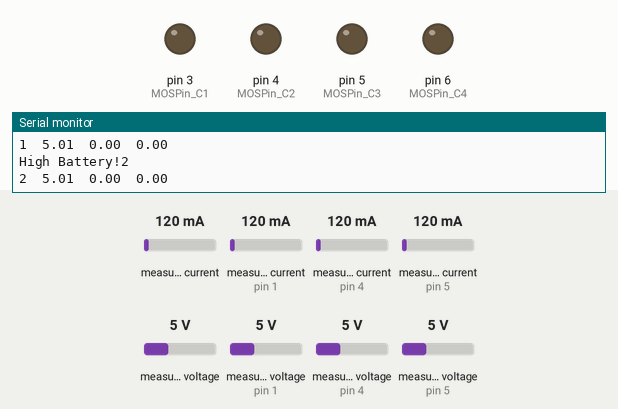
This sketch was run on a simulated Arduino Nano, built with avr-gcc and run on an emulated ATmega328P. Shown: output pins drawn as LEDs (lit = HIGH), the last lines printed to the serial monitor. The inputs (shaded band) are chosen by the test bench; at power-on: measured voltage 5 V, measured voltage (sensors on pin 1, pin 4, pin 5) 5 V, measured current 120 mA, measured current (sensors on pin 1, pin 4, pin 5) 120 mA.

Above: at 1.2 s.
1.3 s: measured voltage (sensor 0) set to 4.4 V
6.2 s: measured voltage (sensor 0) set to 4.1 V
At 11.2 s:
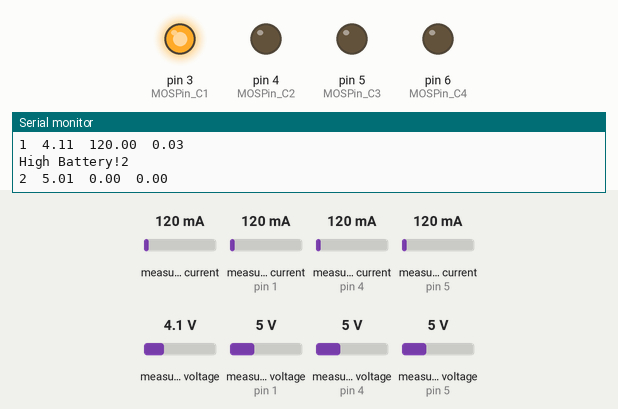
11.5 s: measured voltage (sensor on pin 1) set to 4.5 V
17.2 s: measured voltage (sensor on pin 1) set to 4 V
At 21.5 s:
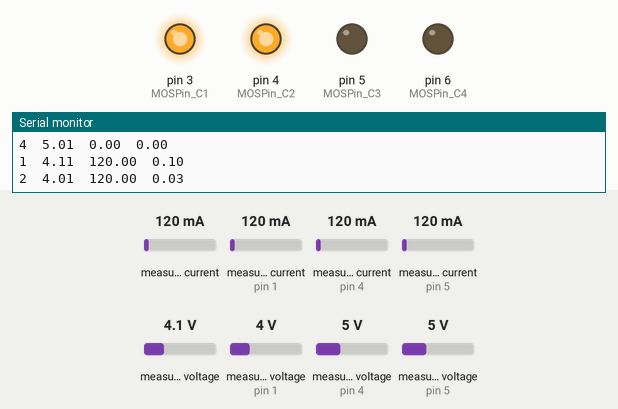
22.5 s: measured voltage (sensor on pin 4) set to 4.4 V
28.3 s: measured voltage (sensor on pin 4) set to 4 V
At 32.9 s:
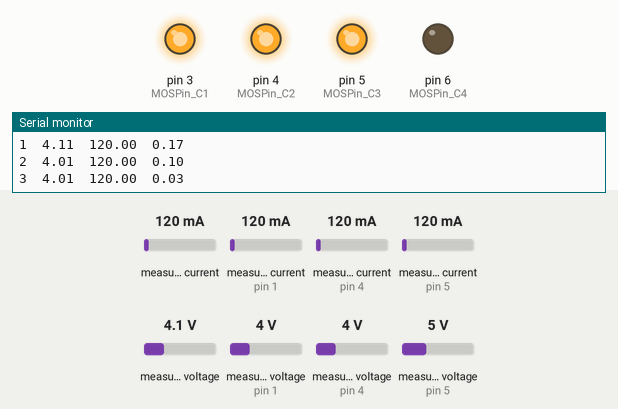
Timing chart, 0 to 34.4 s (numbered marks = the images above; inputs shaded):
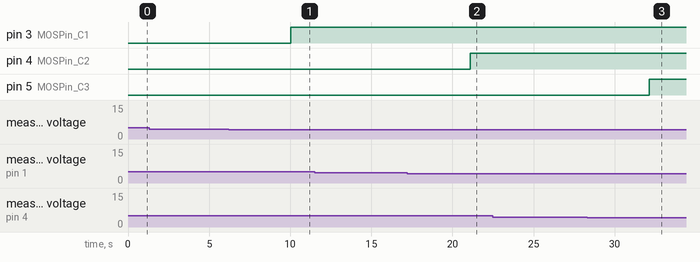

The sketch:

Resonant_BattMonitor3.ino
```cpp
#include <Wire.h>
#include <Adafruit_INA219.h>

Adafruit_INA219 ina219_C1(0x40);
Adafruit_INA219 ina219_C2(0x41);
Adafruit_INA219 ina219_C3(0x44);
Adafruit_INA219 ina219_C4(0x45);

typedef struct Cells {
  int cid;
  float busV;
  float shuntV;
  float loadV;
  float currentmA;
  float capacity = 0; //might not be necessary
  int health;
} Cell;

Cell c1;
Cell c2;
Cell c3;
Cell c4;

const int MOSPin_C1 = 3;  //pin for c1
const int MOSPin_C2 = 4;  //pin for c1
const int MOSPin_C3 = 5;  //pin for c1
const int MOSPin_C4 = 6;  //pin for c1

float T = 1.0;
float Sec2Hour = 3600.0;
float Bat_None = 0.2;
float Bat_High = 4.3;
float Bat_Low = 2.8;
float Vcc = 4.44; // Voltage of Arduino 5V pin ( Mesured by Multimeter )
unsigned long time;
int health = 0;

void setup() {

  c1.cid = 1; //TODO: not proud of hardcoding ids like this
  c2.cid = 2;
  c3.cid = 3;
  c4.cid = 4;

  pinMode(MOSPin_C1, OUTPUT);
  digitalWrite(MOSPin_C1, LOW);
  pinMode(MOSPin_C2, OUTPUT);
  digitalWrite(MOSPin_C2, LOW);
  pinMode(MOSPin_C3, OUTPUT);
  digitalWrite(MOSPin_C3, LOW);
  pinMode(MOSPin_C4, OUTPUT);
  digitalWrite(MOSPin_C4, LOW);
  Serial.begin(115200);
  ina219_C1.begin();
  ina219_C2.begin();
  ina219_C3.begin();
  ina219_C4.begin();
}

void loop(void) {

  time = millis();

 c1.health = getHealth(&c1, ina219_C1);

 if (c1.health)
    dischargeCell(&c1, MOSPin_C1);

 c2.health = getHealth(&c2, ina219_C2);

 if (c2.health)
    dischargeCell(&c2, MOSPin_C2);

    c3.health = getHealth(&c3, ina219_C3);

 if (c3.health)
    dischargeCell(&c3, MOSPin_C3);

    c4.health = getHealth(&c4, ina219_C4);

 if (c4.health)
    dischargeCell(&c4, MOSPin_C4);

  delay(T*1000);
}

int getHealth(Cell * cell, Adafruit_INA219 sensor ){

  cell->shuntV = sensor.getShuntVoltage_mV();
  cell->busV = sensor.getBusVoltage_V();
  cell->loadV = cell->busV + (cell->shuntV / 1000);

   if ( cell->loadV > Bat_High )
    {
      Serial.print("\nHigh Battery!"); Serial.println(cell->cid);
      Serial.print(cell->cid);Serial.print("\t");
      Serial.print(cell->loadV);Serial.print("\t");
      Serial.print(cell->currentmA);Serial.print("\t");
      Serial.println(cell->capacity);
      delay(T*1000);
      return 0;
    }

   else if (cell->loadV < Bat_Low && (cell->loadV > Bat_None))
    {
      Serial.print("\nLow Battery on Cell ");Serial.println(cell->cid);
      Serial.print(cell->cid);Serial.print("\t");
      Serial.print(cell->loadV);Serial.print("\t");
      Serial.print(cell->currentmA);Serial.print("\t");
      Serial.println(cell->capacity);
      //Serial.println(cell->loadV);
      delay(T*1000);
      return 0;
    }

    else if ( cell->loadV <= Bat_None )
    {
      Serial.print("Cell: ");Serial.print(cell->cid); Serial.println(" not connected!");
      Serial.print(cell->cid);Serial.print("\t");
      Serial.print(cell->loadV);Serial.print("\t");
      Serial.print(cell->currentmA);Serial.print("\t");
      Serial.println(cell->capacity);
      //Serial.println(cell->loadV);
      delay(T*1000);
      return 0;
    }

    else if ((cell->loadV > Bat_Low) && (cell->loadV < Bat_High))
    {
      cell->currentmA = sensor.getCurrent_mA();
      cell->capacity = cell->capacity + cell->currentmA*(T/Sec2Hour);
      Serial.print(cell->cid);Serial.print("\t");
      Serial.print(cell->loadV);Serial.print("\t");
      Serial.print(cell->currentmA);Serial.print("\t");
      Serial.println(cell->capacity);
      return 1;
    }
}
int dischargeCell(Cell * cell, const int pin ){
   if (cell->health) {
    //Serial.print("Discharging!");
      digitalWrite(pin, HIGH);
    }
    else {
      digitalWrite(pin, LOW);
      Serial.print("\nCell: ");Serial.print(cell->cid); Serial.println("done discharging!");
    }
    delay(T*1000);
  }
```

Measured:
- the behaviour switches between 4.3 and 4.2 V on measured voltage (sensor 0) (found by bisection; images 0 and 1)
- the behaviour switches between 4.3 and 4.2 V on measured voltage (sensor on pin 1) (found by bisection; images 1 and 2)
- the behaviour switches between 4.3 and 4.2 V on measured voltage (sensor on pin 4) (found by bisection; images 2 and 3)
- after the input at 6.2 s, pin 3 (MOSPin_C1): LOW → HIGH after 3.8 s
- after the input at 17.2 s, pin 4 (MOSPin_C2): LOW → HIGH after 3.9 s
- after the input at 28.3 s, pin 5 (MOSPin_C3): LOW → HIGH after 3.8 s
